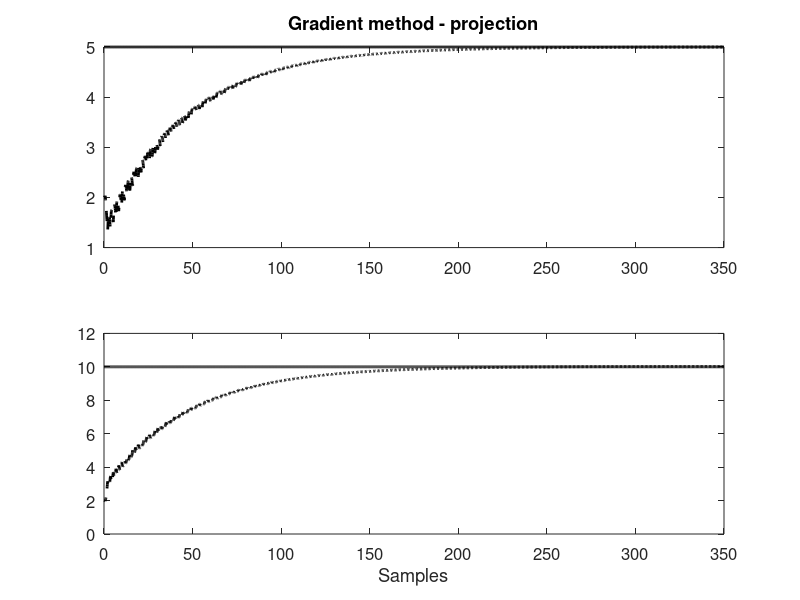

Source code (MATLAB):
%script adaptado de https://edisciplinas.usp.br/course/view.php?id=81578#section-1 #

close all
clear all

%%%%%%%%%%%%%%%%%%%%%%%%%%
% dados de simulacao
% \dot{x}(t) = -ax(t)+4u(t)
% x = (b/(s+a))u, com b conhecido
%%%%%%%%%%%%%%%%%%%%%%%%%%
pkg load control;
% parâmetros nominais (ou seja, do sistema real) de onde se medirá IO
% sistema
a  = 10;
b = 5;
num = [0 b];
den = [1 a];
ftx  = tf(num,den);

% dados para simulação
N = 350;
dt = 0.1;
T = 0:dt:N;
%u = ones(1,N/dt+1);
u = 5*sin(2*T);
%Simula o sistema para a entrada u degrau unitario (saída do sistema nominal - "real")
[Y,T] = lsim(ftx,u,T);

%%%%%%%%%%%%%%%%%%%%%%%%%%%%%%%%%%%%%%%%%%%%%%%%%%%%
% algoritmo do gradiente para identificar parametros
%%%%%%%%%%%%%%%%%%%%%%%%%%%%%%%%%%%%%%%%%%%%%%%%%%%%

% parâmetros
theta(:,1)  = [2; 2];
% theta_1 = b >= 1
% theta_2 = a <= 20 && a >= -2
gamma_1 = 1.4;
gamma_2 = 4;
Gamma = [gamma_1 0; 0 gamma_2];
alpha = 1; % para o sinal de normalização ns

% z = dot(y) / Lambda
% Componentes de z com Lambda = s + 2
f_dot_y = tf([1 0],[1 2]); % s / s+2
f_phi_1 = tf([0 1],[1 2]); % 1 / s+2
f_phi_2 = tf([0 1],[1 2]); % 1 / s+2

z = lsim(f_dot_y,Y,T);
phi_1 = lsim(f_phi_1,u,T);
phi_2 = lsim(f_phi_2,-Y,T);

phi = [phi_1; phi_2];

for k = 1:N/dt
    Phi(:,k)   = [phi_1(k); phi_2(k)];
    m2          = 1 + alpha*Phi(:,k)'*Phi(:,k);
    erro(k+1)   = (z(k) - theta(:,k)'*Phi(:,k))/m2;
    m2_b = 1 + alpha*phi_1(k)*phi_1(k);
    m2_a = 1 + alpha*phi_2(k)*phi_2(k);
    erro_b(k+1) = (z(k) - theta(1,k)'*phi_1(k))/m2_b;
    erro_a(k+1) = (z(k) - theta(2,k)'*phi_2(k))/m2_a;
    %theta(:,k+1) = theta(:,k) + Gamma*dt*erro(k+1)*Phi(:,k);
    % Projecao
    if ((theta(1,k) > 1) || ((theta(1,k) == 1) && (gamma_1 * erro(k+1) * phi_1 >= 0)))
      disp('entrei no if b');
      theta(1,k+1) = theta(1,k) + gamma_1 * dt * erro(k+1) * phi_1(k);
    elseif ((theta(1,k) == 1 && (gamma_1 * erro(k+1) * phi_1(k) < 0)))
      theta(1,k+1) = theta(1,k);
      disp('entrei no else b');
    endif

    if ((theta(2,k) > -2 && theta(2,k) < 20) || ((theta(2,k) == -2) && (gamma_2 * erro(k+1) * phi_2(k) >= 0)) || ((theta(2,k) == 20) && (gamma_2 * erro(k+1) * phi_2(k) <= 0)))
      disp('entrei no if a');
      theta(2,k+1) = theta(2,k) + gamma_2 * dt * erro(k+1) * phi_2(k);
    elseif ((theta(2,k) == -2 && (gamma_2 * erro(k+1) * phi_2(k) < 0)) || (theta(2,k) == 20 && (gamma_2 * erro(k+1) * phi_2(k) > 0)))
      theta(2,k+1) = theta(2,k);
      disp('entrei no else a');
    endif
end

subplot(2,1,1);
b_plot = b*ones(1, length(theta(1,:)));
plot(T, b_plot, 'k-', 'LineWidth', 2, T, theta(1,:), 'k--', 'LineWidth', 2);
title('Gradient method - projection');
set(gca, "fontsize", 12);
%axis([0, length(T)*dt, 0, 4]);
subplot(2,1,2);
a_plot = a*ones(1, length(theta(2,:)));
plot(T, a_plot, 'k-', 'LineWidth', 2, T, theta(2,:), 'k--', 'LineWidth', 2);
set(gca, "fontsize", 12);
%axis([0, length(T)*dt, 0, 4]);
xlabel('Samples');

